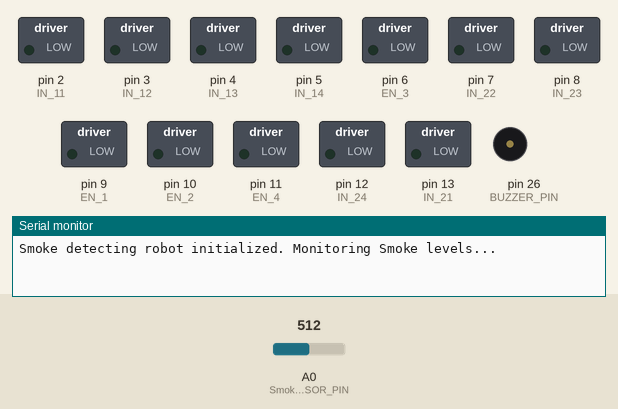
Simulated run of this sketch. Board: Arduino Mega 2560, built with avr-gcc and run on an emulated ATmega2560. Parts: switched loads named in the sketch (green lamp = pin HIGH), buzzer (waves = sounding, pin HIGH), the last lines printed to the serial monitor. The inputs (shaded band) are chosen by the test bench; at power-on: A0 (Smoke_SENSOR_PIN) = 512.

Above: at 0.01 s.
At 1.8 s:
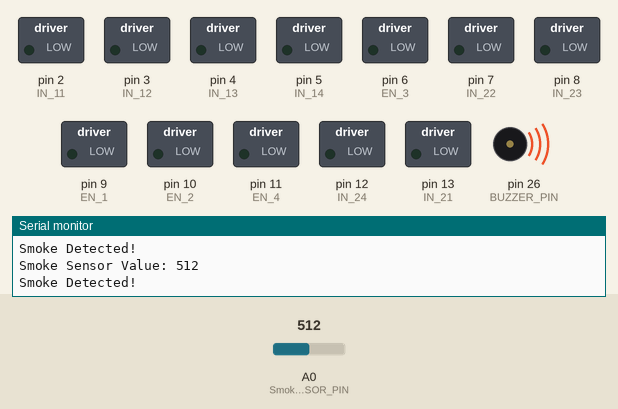
1.9 s: A0 (Smoke_SENSOR_PIN) set to 106
3.4 s: A0 (Smoke_SENSOR_PIN) set to 92
At 4.7 s:
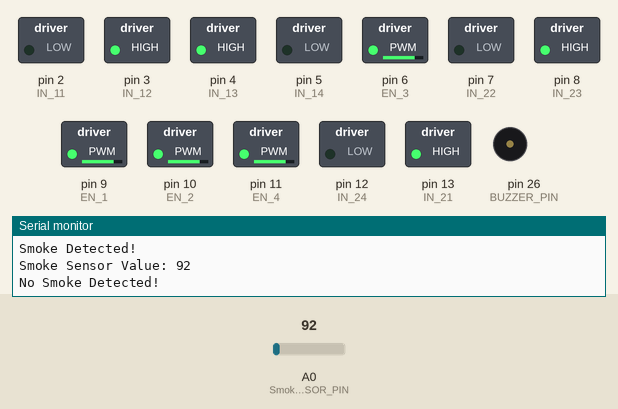
Timing chart, 0 to 6.4 s (numbered marks = the images above; inputs shaded):
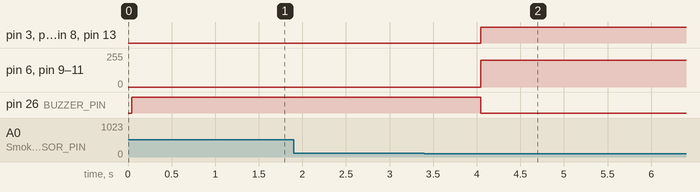

Measured:
- the behaviour switches between 101 and 100 on A0 (Smoke_SENSOR_PIN) (found by bisection; images 1 and 2)
- after the input at 3.4 s, pin 3 (IN_12), pin 4 (IN_13), pin 8 (IN_23), pin 13 (IN_21): LOW → HIGH after 0.64 s; pin 6 (EN_3), pin 9 (EN_1), pin 10 (EN_2), pin 11 (EN_4): 0/255 → 200/255 after 0.64 s; pin 26 (BUZZER_PIN): HIGH → LOW after 0.64 s

The sketch:

che_b2_28.ino
```cpp
// Pin Definitions
#define BUZZER_PIN 26        // Buzzer connected to digital pin 26
#define Smoke_SENSOR_PIN A0  // Smoke sensor connected to analog pin A1 (Pin 28 in analogRead() is A1)

// Define the motor control pins based on your setup
#define IN_11 2  // L298N #1, IN4 for IN4 for Back Left motor
#define IN_12 3  // L298N #1, IN3 for IN3 for Back Left motor
#define IN_13 4  // L298N #1, IN2 for Back Right motor
#define IN_14 5  // L298N #1, IN1 for Back Right motor
#define EN_1 9   // Enable pin for L298N #1 (Back motors)
#define EN_2 10  // Enable pin for L298N #1 (Back motors)

#define IN_21 13  // L298N #2, IN4 for Front Right motor
#define IN_22 7   // L298N #2, IN3 for Front Right motor
#define IN_23 8   // L298N #2, IN2 for Front Left motor
#define IN_24 12  // L298N #2, IN1 for Front Left motor
#define EN_3 6    // Enable pin for L298N #2 (Front motors)
#define EN_4 11   // Enable pin for L298N #2 (Front motors)


// Threshold for detecting Smoke
#define Smoke_THRESHOLD 100

void setup() {
  Serial.begin(9600);           // Start serial communication
  pinMode(BUZZER_PIN, OUTPUT);  // Set buzzer pin as output

  // Set motor control pins as output
  pinMode(IN_11, OUTPUT);
  pinMode(IN_12, OUTPUT);
  pinMode(IN_13, OUTPUT);
  pinMode(IN_14, OUTPUT);
  pinMode(IN_21, OUTPUT);
  pinMode(IN_22, OUTPUT);
  pinMode(IN_23, OUTPUT);
  pinMode(IN_24, OUTPUT);
  pinMode(EN_1, OUTPUT);
  pinMode(EN_2, OUTPUT);
  pinMode(EN_3, OUTPUT);
  pinMode(EN_4, OUTPUT);

  // Initialize motors to stop
  stopMotors();

  Serial.println("Smoke detecting robot initialized. Monitoring Smoke levels...");
}

void loop() {
  int SmokeValue = analogRead(Smoke_SENSOR_PIN);  // Read Smoke sensor value
  Serial.print("Smoke Sensor Value: ");
  Serial.println(SmokeValue);

  if (SmokeValue > Smoke_THRESHOLD) {  // Check if Smoke level exceeds threshold
    Serial.println("Smoke Detected!");
    digitalWrite(BUZZER_PIN, HIGH);  // Activate buzzer
    stopMotors();                    // Stop the robot
  } else {
    digitalWrite(BUZZER_PIN, LOW);  // Deactivate buzzer
    Serial.println("No Smoke Detected!");
    moveForward();  // Move the robot forward if no Smoke detected
  }

  delay(1000);  // Delay for stability and to avoid too frequent readings
}

// Function to move the robot forward
void moveForward() {
  digitalWrite(IN_11, LOW);
  digitalWrite(IN_12, HIGH);
  digitalWrite(IN_13, HIGH);
  digitalWrite(IN_14, LOW);
  digitalWrite(IN_24, LOW);
  digitalWrite(IN_23, HIGH);
  digitalWrite(IN_22, LOW);
  digitalWrite(IN_21, HIGH);
  analogWrite(EN_1, 200);
  analogWrite(EN_2, 200);
  analogWrite(EN_3, 200);
  analogWrite(EN_4, 200);
}

// Function to stop the robot
void stopMotors() {
  digitalWrite(IN_11, LOW);
  digitalWrite(IN_12, LOW);
  digitalWrite(IN_13, LOW);
  digitalWrite(IN_14, LOW);
  digitalWrite(IN_24, LOW);
  digitalWrite(IN_23, LOW);
  digitalWrite(IN_22, LOW);
  digitalWrite(IN_21, LOW);
  analogWrite(EN_1, 0);
  analogWrite(EN_2, 0);
  analogWrite(EN_3, 0);
  analogWrite(EN_4, 0);
}
```
